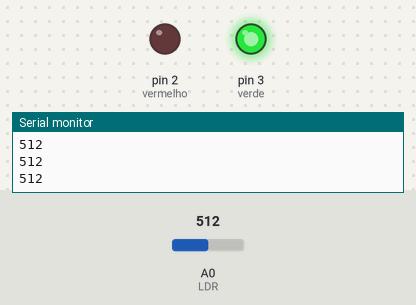
Recording of a sketch running on a simulated Arduino Uno, built with avr-gcc and run on an emulated ATmega328P. On the bench: output pins drawn as LEDs (lit = HIGH), the last lines printed to the serial monitor. Inputs (shaded band) come from the test bench; at power-on: A0 (LDR) = 512.

Above: at 1.3 s.
1.4 s: A0 (LDR) set to 868
2.9 s: A0 (LDR) set to 892
At 4.2 s:
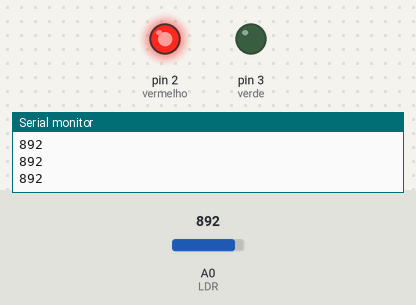
4.5 s: A0 (LDR) set to 716
At 5.3 s:
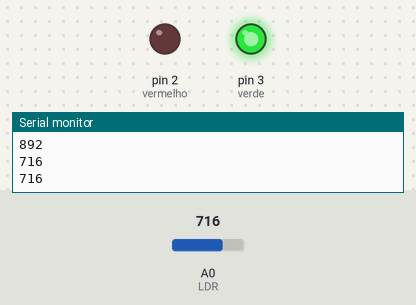
6.0 s: A0 (LDR) set to 888
At 6.5 s:
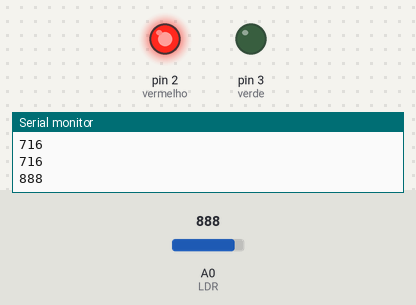
Timing chart, 0 to 8.5 s (numbered marks = the images above; inputs shaded):
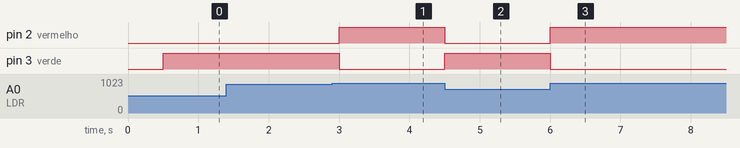

Measured:
- the behaviour switches between 878 and 879 on A0 (LDR) (found by bisection; images 0 and 1)
- after the input at 2.9 s, pin 2 (vermelho): LOW → HIGH after 0.10 s; pin 3 (verde): HIGH → LOW after 0.10 s
- after the input at 4.5 s, pin 2 (vermelho): HIGH → LOW at once; pin 3 (verde): LOW → HIGH at once
- after the input at 6.0 s, pin 2 (vermelho): LOW → HIGH at once; pin 3 (verde): HIGH → LOW at once

The sketch:

LDR.Laser.ino
```cpp
int LDR = A0;
int vermelho = 2, verde = 3;

void setup() {
  Serial.begin(9600);
  pinMode(vermelho, OUTPUT);
  pinMode(verde, OUTPUT);
}

void loop() {
  Serial.println(analogRead(LDR));
  delay(500);
  if(analogRead(LDR) > 878){
    digitalWrite(vermelho, HIGH);
    digitalWrite(verde, LOW);
  }
  else{
    digitalWrite(vermelho, LOW);
    digitalWrite(verde, HIGH);
  }
}
```
